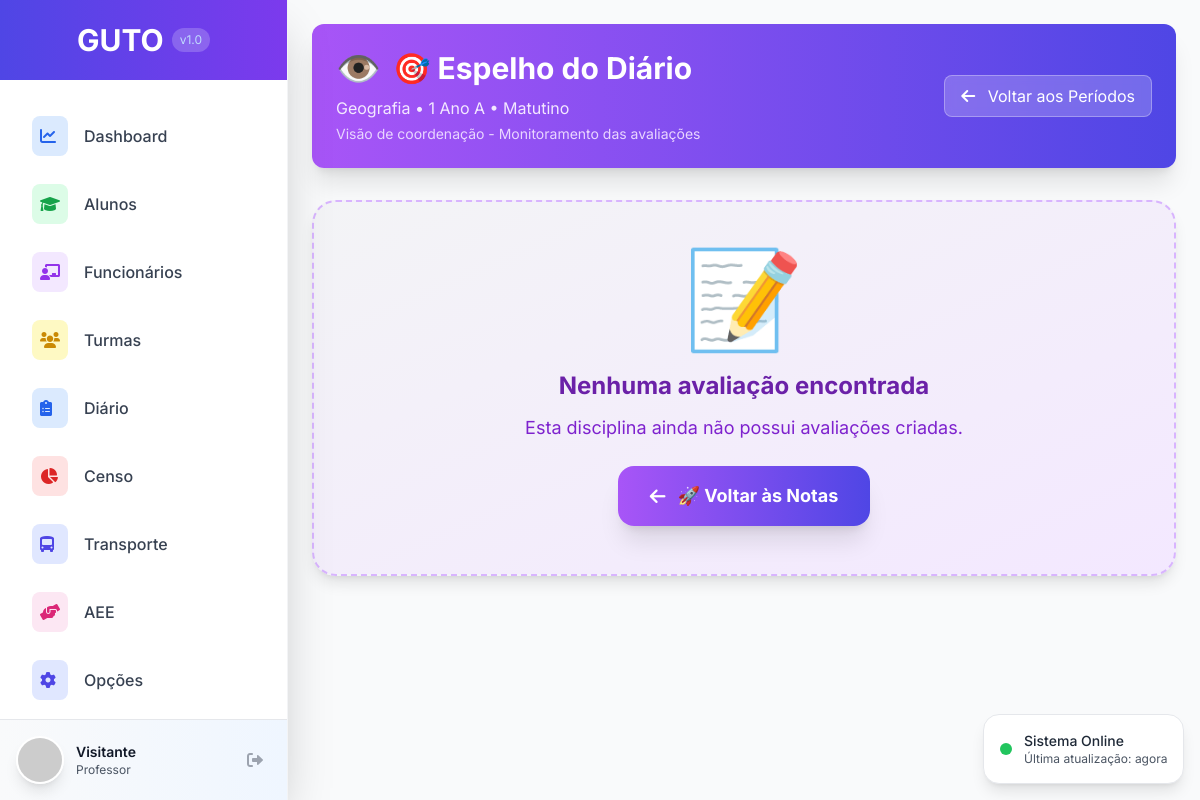
/turmas/turma/1/visualizar-avaliacoes/?disciplina=7&divisao=5, run on the app's committed database.
### turma/models.py (models this page shows, shortened)
class Disciplina(models.Model):
    nome = models.CharField(max_length=255, verbose_name="Nome da Disciplina")
    codigo = models.CharField(max_length=20, unique=True, verbose_name="Código da Disciplina", blank=True)
    avalia_por_conceito = models.BooleanField(default=False, verbose_name="Avalia por Conceito")
    carga_horaria = models.IntegerField(default=40, verbose_name="Carga Horária")
    ativo = models.BooleanField(default=True, verbose_name="Disciplina Ativa")
    class Meta:
        verbose_name = "Disciplina"
        verbose_name_plural = "Disciplinas"
        ordering = ['nome']

class Turma(models.Model):
    TIPO_ENSINO_CHOICES = [
        ('EDUCACAO_INFANTIL', 'Educação Infantil'),
        ('ENSINO_FUNDAMENTAL_I', 'Ensino Fundamental I'),
        ('ENSINO_FUNDAMENTAL_II', 'Ensino Fundamental II'),
        ('ENSINO_MEDIO', 'Ensino Médio'),
    ]
    ANO_SERIE_CHOICES = [
        ('BERÇARIO', 'Berçário'),
        ('MATERNAL_I', 'Maternal I'),
        ('MATERNAL_II', 'Maternal II'),
        ('PRE_I', 'Pré I'),
        ('PRE_II', 'Pré II'),
        ('1_ANO', '1º Ano'),
        ('2_ANO', '2º Ano'),
        ('3_ANO', '3º Ano'),
        ('4_ANO', '4º Ano'),
        ('5_ANO', '5º Ano'),
        ('6_ANO', '6º Ano'),
        ('7_ANO', '7º Ano'),
        ('8_ANO', '8º Ano'),
        ('9_ANO', '9º Ano'),
        ('1_ANO_EM', '1º Ano'),
        ('2_ANO_EM', '2º Ano'),
        ('3_ANO_EM', '3º Ano'),
    ]
    TURNO_CHOICES = [
        ('MATUTINO', 'Matutino'),
        ('VESPERTINO', 'Vespertino'),
        ('NOTURNO', 'Noturno'),
        ('INTEGRAL', 'Integral'),
    ]
    nome = models.CharField(max_length=255, verbose_name="Nome da Turma")
    periodo_letivo = models.CharField(max_length=4, default=str(date.today().year), verbose_name="Período Letivo")
    tipo_ensino = models.CharField(max_length=50, choices=TIPO_ENSINO_CHOICES, verbose_name="Tipo de Ensino")
    ano_serie = models.CharField(max_length=50, choices=ANO_SERIE_CHOICES, verbose_name="Ano/Série")
    turno = models.CharField(max_length=20, choices=TURNO_CHOICES, verbose_name="Turno")
    diario_fechado = models.BooleanField(default=False, verbose_name="Diário Fechado")
    vagas_total = models.IntegerField(default=30, verbose_name="Total de Vagas")
    data_criacao = models.DateTimeField(auto_now_add=True, verbose_name="Data de Criação", null=True, blank=True)
    usuario_criacao = models.ForeignKey(User, on_delete=models.PROTECT, verbose_name="Criado por", null=True, blank=True)
    class Meta:
        verbose_name = "Turma"
        verbose_name_plural = "Turmas"
        unique_together = ['nome', 'periodo_letivo']
        ordering = ['periodo_letivo', 'ano_serie', 'nome']

### turma/views.py (the view)
# urls.py: path('turma/<int:turma_id>/visualizar-avaliacoes/', views.visualizar_avaliacoes_diario, name='visualizar_avaliacoes_diario'),
def visualizar_avaliacoes_diario(request, turma_id):
    turma = get_object_or_404(Turma, pk=turma_id)
    disciplina_id = request.GET.get('disciplina')
    if not disciplina_id:
        messages.error(request, 'Selecione uma disciplina para visualizar avaliações.')
        return redirect('diario:notas', turma_id=turma_id)
    disciplina = get_object_or_404(Disciplina, pk=disciplina_id)
    avaliacoes = Avaliacao.objects.filter(
        turma=turma,
        disciplina=disciplina
    ).order_by('nome')
    for avaliacao in avaliacoes:
        avaliacao.total_notas_lancadas = NotaAvaliacao.objects.filter(avaliacao=avaliacao).count()
    context = {
        'turma': turma,
        'disciplina': disciplina,
        'avaliacoes': avaliacoes,
        'page_title': f'Espelho do Diário - {disciplina.nome} - {turma.nome}'
    }
    return render(request, 'diario/visualizar_avaliacoes_diario.html', context)

### templates/diario/visualizar_avaliacoes_diario.html (shortened to what this page needs)
{% extends 'base.html' %}
{% load static %}
{% block content %}
<div class="max-w-6xl mx-auto">
    <div class="mb-8">
        <div class="bg-gradient-to-r from-purple-500 to-indigo-600 rounded-xl p-6 text-white shadow-xl">
            <div class="flex items-center justify-between">
                <div>
                    <h1 class="text-3xl font-bold flex items-center">
                        <span class="text-4xl mr-3">👁️</span>
                        🎯 Espelho do Diário
                    </h1>
                    <p class="mt-2 text-purple-100">{{ disciplina.nome }} • {{ turma.nome }} • {{ turma.get_turno_display }}</p>
                    <p class="text-sm text-purple-200 mt-1">Visão de coordenação - Monitoramento das avaliações</p>
                </div>
                {% if disciplina %}
                <a href="{% url 'diario:disciplina' turma.pk disciplina.pk %}"
                   class="bg-white/20 backdrop-blur-sm text-white px-4 py-2 rounded-lg hover:bg-white/30 transition-all duration-200 border border-white/30">
                    <i class="fas fa-arrow-left mr-2"></i>
                    Voltar aos Períodos
                </a>
                {% else %}
                <a href="{% url 'diario:turma' turma.pk %}"
                   class="bg-white/20 backdrop-blur-sm text-white px-4 py-2 rounded-lg hover:bg-white/30 transition-all duration-200 border border-white/30">
                    <i class="fas fa-arrow-left mr-2"></i>
                    Voltar às Disciplinas
                </a>
                {% endif %}
            </div>
        </div>
    </div>
    {% if avaliacoes %}
    <div class="grid grid-cols-1 md:grid-cols-2 lg:grid-cols-3 gap-6">
        {% for avaliacao in avaliacoes %}
        <div class="bg-gradient-to-br from-white to-purple-50 border-2 border-purple-200 rounded-2xl shadow-2xl p-6 hover:shadow-2xl hover:scale-105 transition-all duration-300">
            <div class="text-center mb-4">
                <div class="text-4xl mb-3">📝</div>
                <h3 class="text-xl font-bold text-gray-800">{{ avaliacao.nome }}</h3>
                <p class="text-gray-600 text-sm mt-1">{{ avaliacao.tipo_avaliacao.nome }}</p>
            </div>
            <div class="space-y-3 mb-4">
                <div class="flex justify-between items-center">
                    <span class="text-sm text-gray-600">💪 Peso:</span>
                    <span class="font-bold text-orange-600">{{ avaliacao.peso|floatformat:1 }}</span>
                </div>
                <div class="flex justify-between items-center">
                    <span class="text-sm text-gray-600">📅 Data:</span>
                    <span class="font-bold text-blue-600">{{ avaliacao.data_aplicacao|date:"d/m/Y" }}</span>
                </div>
                <div class="flex justify-between items-center">
                    <span class="text-sm text-gray-600">📊 Notas:</span>
                    <span class="font-bold text-green-600">{{ avaliacao.total_notas_lancadas|default:0 }}</span>
                </div>
                <div class="flex justify-between items-center">
                    <span class="text-sm text-gray-600">👤 Criado por:</span>
                    <span class="font-bold text-purple-600">{{ avaliacao.usuario_criacao.get_full_name|default:avaliacao.usuario_criacao.username }}</span>
                </div>
            </div>
            <div class="text-center">
                {% if avaliacao.total_notas_lancadas > 0 %}
                    <span class="inline-flex items-center px-3 py-1 rounded-full text-xs font-bold bg-green-100 text-green-800">
                        ✅ Com Notas
                    </span>
                {% else %}
                    <span class="inline-flex items-center px-3 py-1 rounded-full text-xs font-bold bg-yellow-100 text-yellow-800">
                        ⏳ Aguardando Notas
                    </span>
                {% endif %}
            </div>
        </div>
        {% endfor %}
    </div>
    {% else %}
    <div class="bg-gradient-to-br from-gray-100 to-purple-100 rounded-3xl border-2 border-dashed border-purple-300 p-12 text-center shadow-lg">
        <div class="text-8xl mb-6">📝</div>
        <h3 class="text-2xl font-bold text-purple-800 mb-3">Nenhuma avaliação encontrada</h3>
        <p class="text-purple-700 mb-6 text-lg">Esta disciplina ainda não possui avaliações criadas.</p>
        <a href="{% url 'turma:lancar_notas_diario' turma.pk %}?disciplina={{ disciplina.pk }}"
           class="inline-flex items-center px-8 py-4 bg-gradient-to-r from-purple-500 to-indigo-600 text-white rounded-2xl hover:from-purple-600 hover:to-indigo-700 transition-all duration-300 font-bold text-lg shadow-xl transform hover:scale-105">
            <i class="fas fa-arrow-left mr-3"></i>
            🚀 Voltar às Notas
        </a>
    </div>
    {% endif %}
</div>
{% endblock %}

### data on the page
Disciplina: nome "Geografia"
Turma: nome "1 Ano A", turno "Matutino"
